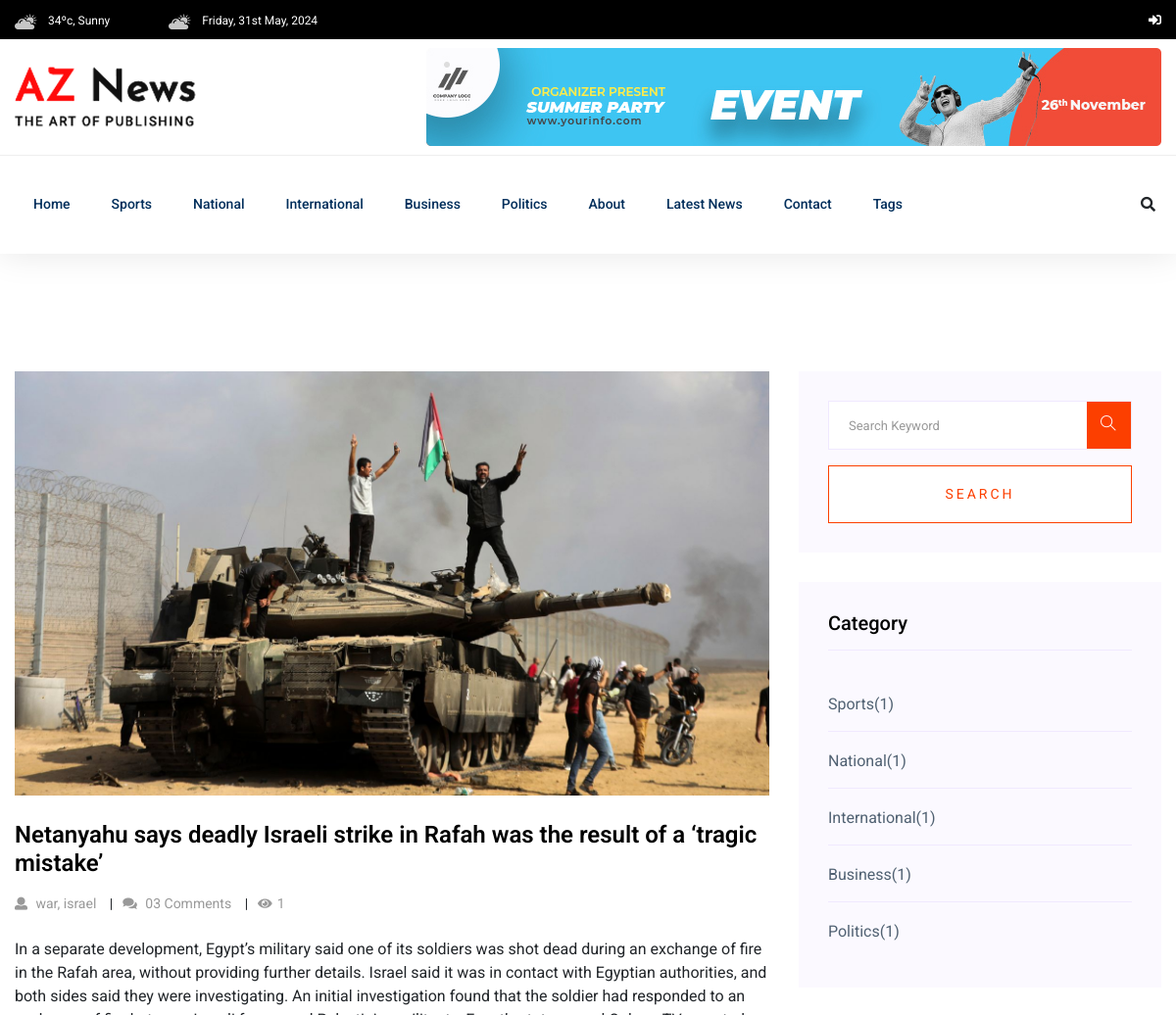
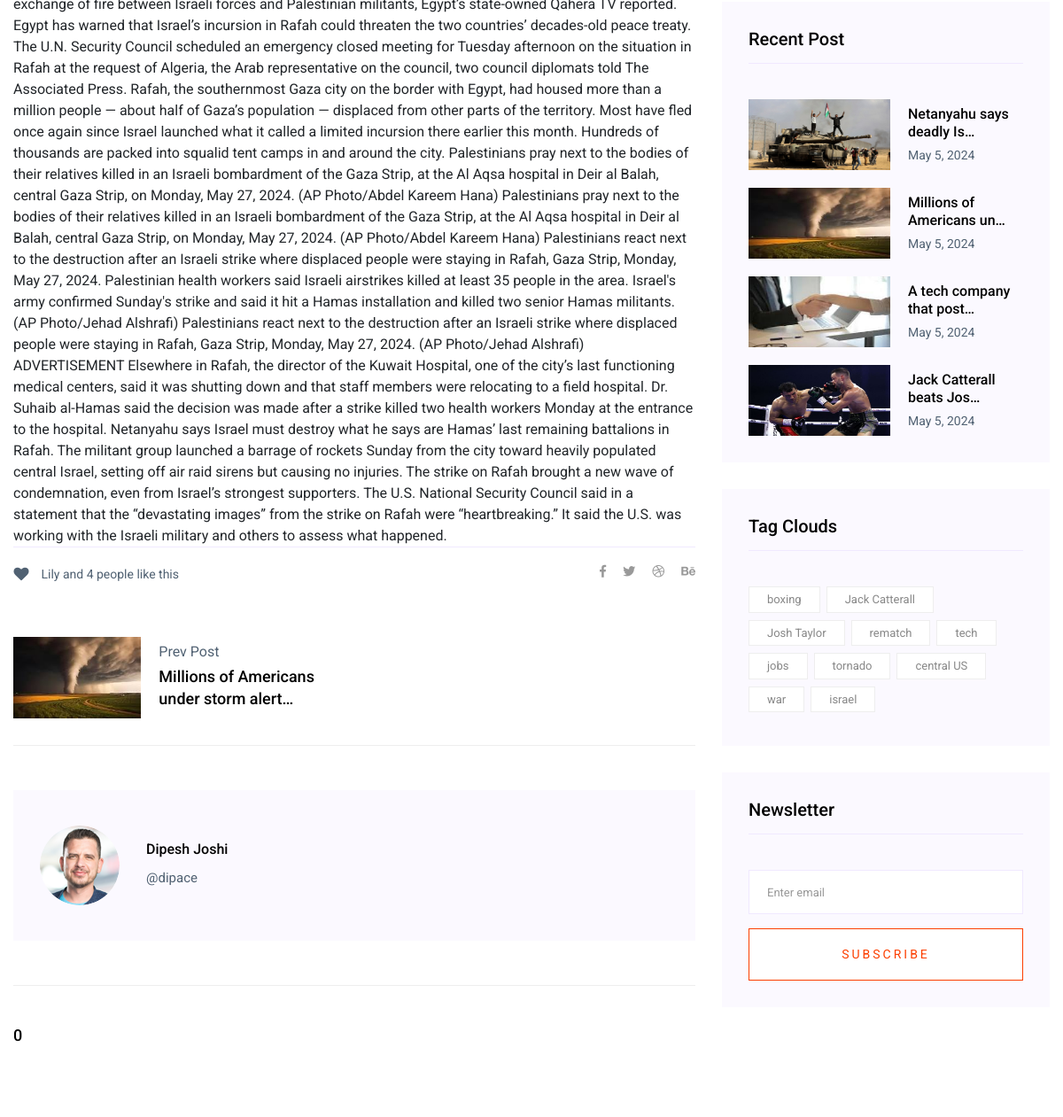
Page /post-detail/4/ (upper part) on the earlier database version (2 pictures, top to bottom).
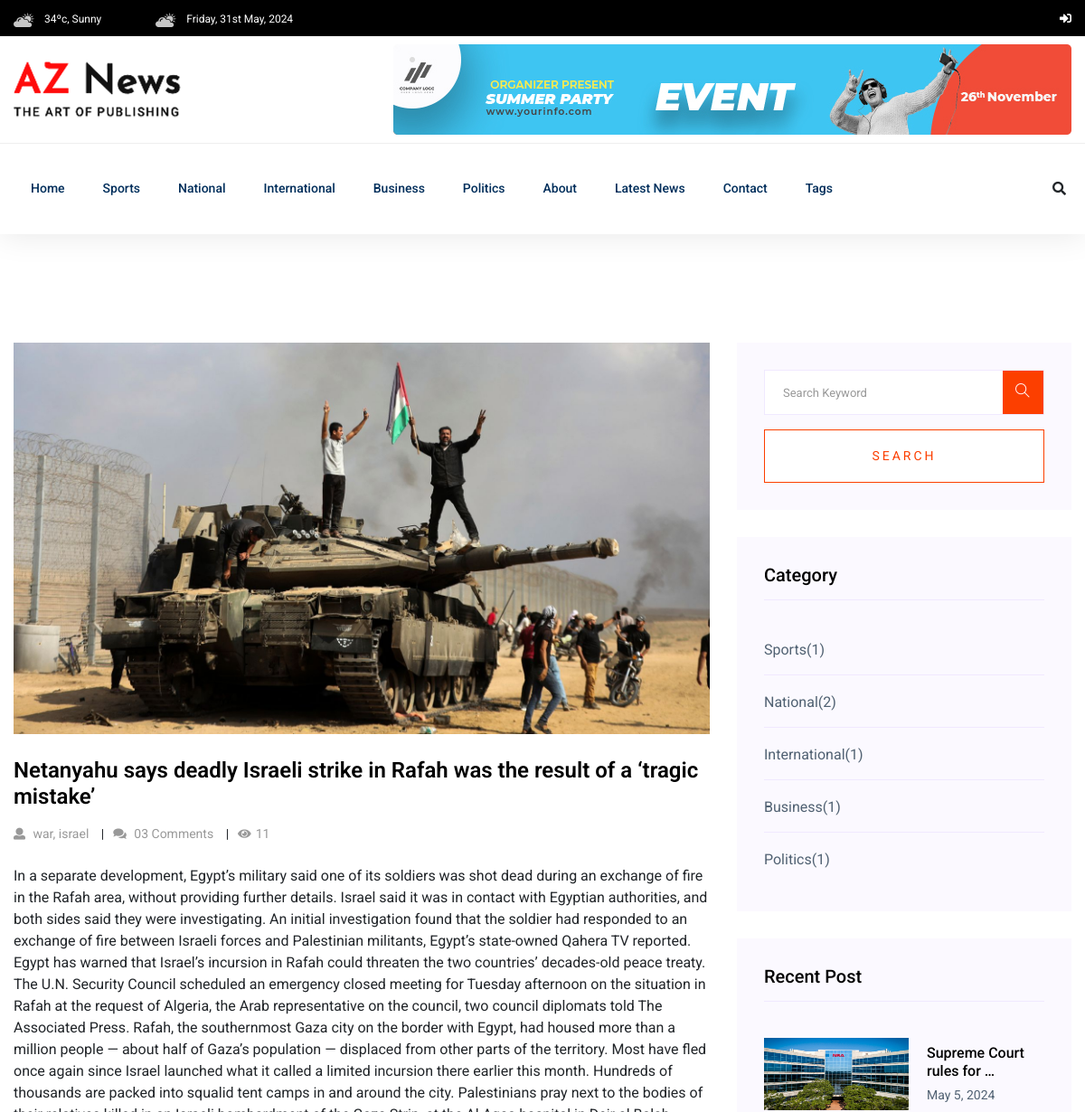
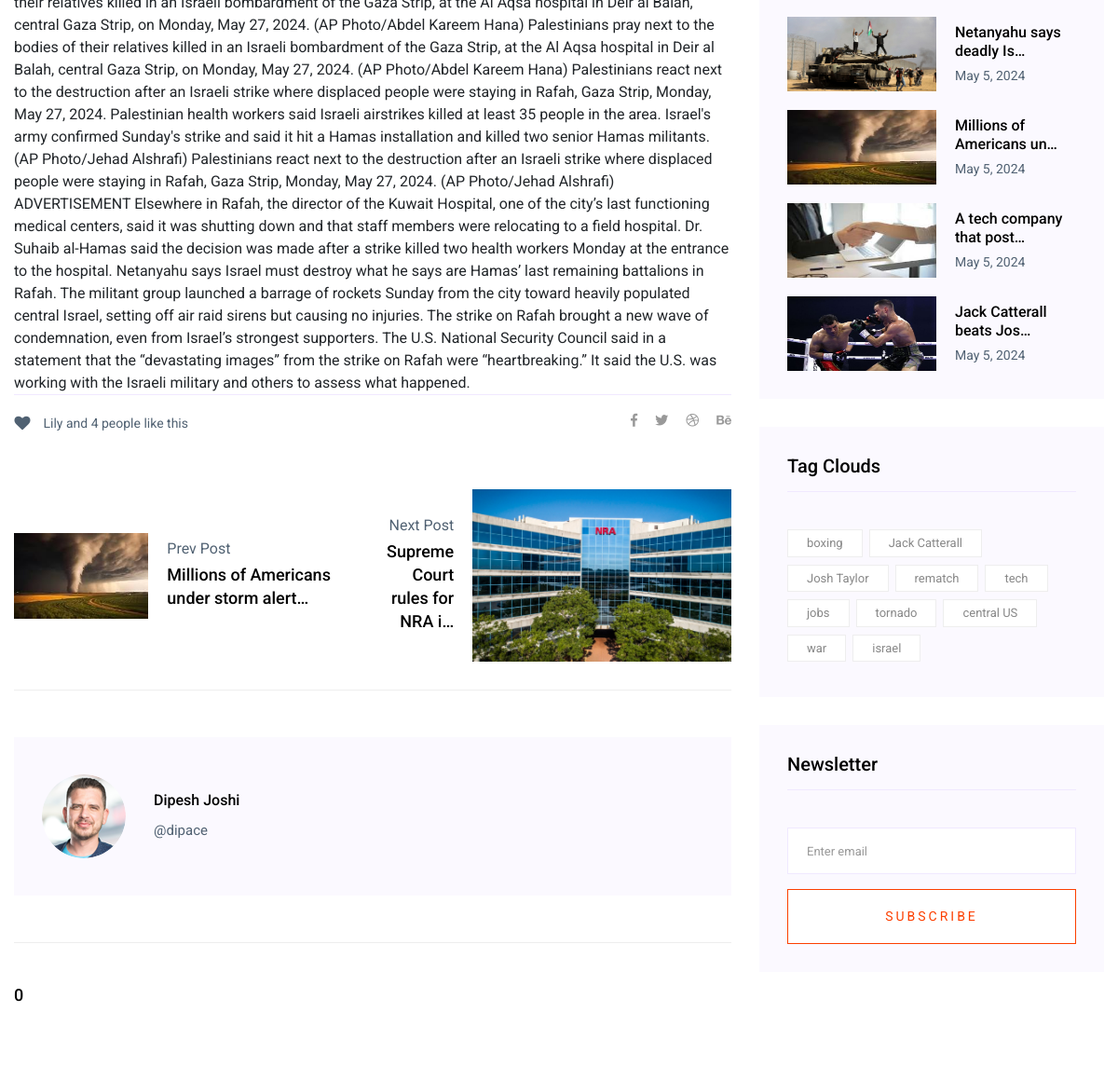
Same page on the later database version (2 pictures, top to bottom).
### newspaper/models.py (models this page shows, shortened)
class TimeStampModel(models.Model):
    created_at = models.DateTimeField(auto_now_add=True)
    updated_at = models.DateTimeField(auto_now=True)
    class Meta:
        abstract = True # do not create table for this model

class Category(TimeStampModel):
    name = models.CharField(max_length=20)

class Post(TimeStampModel):
    STATUS_CHOICES = [
        ("active", "Active"),
        ("inactive", "Inactive")
    ]
    title = models.CharField(max_length=200)
    content = models.TextField()
    featured_image = models.ImageField(upload_to="post_images/%Y/%m/%d", blank=False)
    author = models.ForeignKey("auth.User", on_delete=models.CASCADE)
    published_at = models.DateTimeField(null=True, blank=True)
    status = models.CharField(max_length=20, choices=STATUS_CHOICES, default="active")
    views_count = models.PositiveBigIntegerField(default=0)
    category = models.ForeignKey(Category, on_delete=models.CASCADE)
    tag = models.ManyToManyField(Tag)
    @property
    def latest_comments(self):
        comments = Comment.objects.filter(post=self).order_by("-created_at")
        return comments

class Tag(TimeStampModel):
    name = models.CharField(max_length=20)
    def __str__(self):
        return self.name

### newspaper/views.py (the view)
# urls.py: path("post-detail/<int:pk>/", views.PostDetailView.as_view(), name="post-detail"),
class PostDetailView(DetailView):
    model = Post
    template_name = "aznews/main/detail/detail.html"
    context_object_name = "post"
    def get_context_data(self, *args, **kwargs):
        context = super().get_context_data(*args, **kwargs)
        obj = self.get_object()
        obj.views_count += 1
        obj.save()
        context["previous_post"] = (
            Post.objects.filter(
                status="active", published_at__isnull=False, id__lt=obj.id
            )
            .order_by("-id")
            .first()
        )
        context["next_post"] = (
            Post.objects.filter(
                status="active", published_at__isnull=False, id__gt=obj.id
            )
            .order_by("id")
            .first()
        )
        return context

### newspaper/navigation.py (called while the page is built)
def navigation(request):
    categories = Category.objects.all()[:5]
    tags = Tag.objects.all()[:10]
    trending_posts = Post.objects.filter(
        status="active", published_at__isnull=False
    ).order_by("-published_at", "-views_count")[:5]
    return{
        "tags": tags,
        "categories": categories,
        "trending_posts": trending_posts,
    }

### templates/aznews/main/detail/detail.html (shortened to what this page needs)
{% extends "aznews/base.html" %}
{% block content %}
    <section class="blog_area single-post-area section-padding">
        <div class="container">
            <div class="row">
                <div class="col-lg-8 posts-list">
                    {% include "aznews/main/detail/left/blog.html" %}
                    {% include "aznews/main/detail/left/post_nav.html" %}
                    {% include "aznews/main/detail/left/author.html" %}
                    {% include "aznews/main/detail/left/comment_list.html" %}
                </div>
                <div class="col-lg-4">
                    <div class="blog_right_sidebar">
                        {% include "aznews/main/list/right/search.html" %}
                        {% include "aznews/main/list/right/category.html" %}
                        {% include "aznews/main/list/right/popular_post.html" %}
                        {% include "aznews/main/list/right/tag.html" %}
                        {% include "aznews/main/list/right/newsletter.html" %}
                    </div>
                </div>
            </div>
        </div>
    </section>
{% endblock content %}

### templates/aznews/header/header.html (shortened to what the changed rows need)
{% load static %}
<header>
    <div class="header-area">
        <div class="main-header ">
            <div class="header-bottom header-sticky">
                <div class="container">
                    <div class="row align-items-center">
                        <div class="col-xl-10 col-lg-10 col-md-12 header-flex">
                            <div class="main-menu d-none d-md-block">
                                <nav>
                                    <ul id="navigation">
                                        {% for category in categories %}
                                            <li>
                                                <a href="{% url 'post-by-category' category.pk %}">{{ category.name }}</a>
                                            </li>
                                        {% endfor %}
                                    </ul>
                                </nav>
                            </div>
                        </div>
                    </div>
                </div>
            </div>
        </div>
    </div>
</header>

### templates/aznews/main/detail/left/blog.html (shortened to what this page needs)
<div class="single-post">
    <div class="feature-img">
        <img class="img-fluid"
             src="{{ post.featured_image.url }}"
             alt="{{ post.title }}">
    </div>
    <div class="blog_details">
        <h2>{{ post.title }}</h2>
        <ul class="blog-info-link mt-3 mb-4">
            <li>
                <a href="#"><i class="fa fa-user"></i> {{ post.tag.all|join:", " }}</a>
            </li>
            <li>
                <a href="#"><i class="fa fa-comments"></i> 03 Comments</a>
            </li>
            <li>
                <a href="#"><i class="fa fa-eye"></i>{{ post.views_count }}</a>
            </li>
        </ul>
        {{ post.content|safe }}
    </div>
</div>

### templates/aznews/main/detail/left/post_nav.html (shortened to what this page needs)
<div class="navigation-top">
    <div class="d-sm-flex justify-content-between text-center">
        <p class="like-info">
            <span class="align-middle"><i class="fa fa-heart"></i></span> Lily and 4
            people like this
        </p>
        <div class="col-sm-4 text-center my-2 my-sm-0">
        </div>
        <ul class="social-icons">
            <li>
                <a href="#"><i class="fab fa-facebook-f"></i></a>
            </li>
            <li>
                <a href="#"><i class="fab fa-twitter"></i></a>
            </li>
            <li>
                <a href="#"><i class="fab fa-dribbble"></i></a>
            </li>
            <li>
                <a href="#"><i class="fab fa-behance"></i></a>
            </li>
        </ul>
    </div>
    <div class="navigation-area">
        <div class="row">
            <div class="col-lg-6 col-md-6 col-12 nav-left flex-row d-flex justify-content-start align-items-center">
                {% if previous_post %}
                    <div class="thumb">
                        <a href="{% url 'post-detail' previous_post.pk %}">
                            <img class="img-fluid"
                                 src="{{ previous_post.featured_image.url }}"
                                 alt="{{ previous_post.title }}">
                        </a>
                    </div>
                    <div class="arrow">
                        <a href="{% url 'post-detail' previous_post.pk %}">
                        </a>
                    </div>
                    <div class="detials">
                        <p>Prev Post</p>
                        <a href="{% url 'post-detail' previous_post.pk %}">
                            <h4>{{ previous_post.title|truncatechars:40 }}</h4>
                        </a>
                    </div>
                {% endif %}
            </div>
            <div class="col-lg-6 col-md-6 col-12 nav-right flex-row d-flex justify-content-end align-items-center">
                {% if next_post %}
                    <div class="detials">
                        <p>Next Post</p>
                        <a href="{% url 'post-detail' next_post.pk %}">
                            <h4>{{ next_post.title|truncatechars:30 }}</h4>
                        </a>
                    </div>
                    <div class="arrow">
                        <a href="{% url 'post-detail' next_post.pk %}">
                        </a>
                    </div>
                    <div class="thumb">
                        <a href="{% url 'post-detail' next_post.pk %}">
                            <img class="img-fluid"
                                 src="{{ next_post.featured_image.url }}"
                                 alt="{{ next_post.title }}">
                        </a>
                    </div>
                {% endif %}
            </div>
        </div>
    </div>
</div>

### templates/aznews/main/detail/left/author.html
{% load static %}
<div class="blog-author">
    <div class="media align-items-center">
        <img src="{% static 'aznews/assets/img/blog/author.png' %}"
             alt="{{ post.author.username }}">
        <div class="media-body">
            <a href="#">
                <h4>{{ post.author.get_full_name }}</h4>
            </a>
            <p>@{{ post.author.username }}</p>
        </div>
    </div>
</div>

### templates/aznews/main/detail/left/comment_list.html (shortened to what this page needs)
{% load static %}
<div class="comments-area">
    <h4>{{ post.comment_set.count }}</h4>
</div>

### templates/aznews/main/list/right/category.html
<aside class="single_sidebar_widget post_category_widget">
    <h4 class="widget_title">Category</h4>
    <ul class="list cat-list">
        {% for category in categories %}
            <li>
                <a href="#" class="d-flex">
                    <p>{{ category.name|title }}</p>
                    <p>({{ category.post_set.count }})</p>
                </a>
            </li>
        {% endfor %}
    </ul>
</aside>

### templates/aznews/main/list/right/popular_post.html
<aside class="single_sidebar_widget popular_post_widget">
    <h3 class="widget_title">Recent Post</h3>
    {% for trending_post in trending_posts %}
        <div class="media post_item">
            <img src="{{ trending_post.featured_image.url }}"
                 alt="{{ trending_post.title }}"
                 width = "160px"
                 height = "80px">
            <div class="media-body">
                <a href="{% url 'post-detail' trending_post.pk %}">
                    <h3>{{ trending_post.title|truncatechars:25 }}</h3>
                </a>
                <p>{{ trending_post.published_at|date:"F n, Y" }}</p>
            </div>
        </div>
    {% endfor %}
</aside>

### templates/aznews/main/list/right/tag.html
<aside class="single_sidebar_widget tag_cloud_widget">
    <h4 class="widget_title">Tag Clouds</h4>
    <ul class="list">
        {% for tag in tags %}
            <li>
                <a href="#">{{ tag.name }}</a>
            </li>
        {% endfor %}
    </ul>
</aside>

Differences in the rows shown:
computed for Category "National": post_set.count "1" → "2"
changed Post "Netanyahu says deadly Is…": views_count "1" → "11"
added Post: title "Supreme Court rules for NRA i…", featured_image (picture), title "Supreme Court rules for …", published_at "May 5, 2024"
Other differences:
text now shown: "Next Post"
